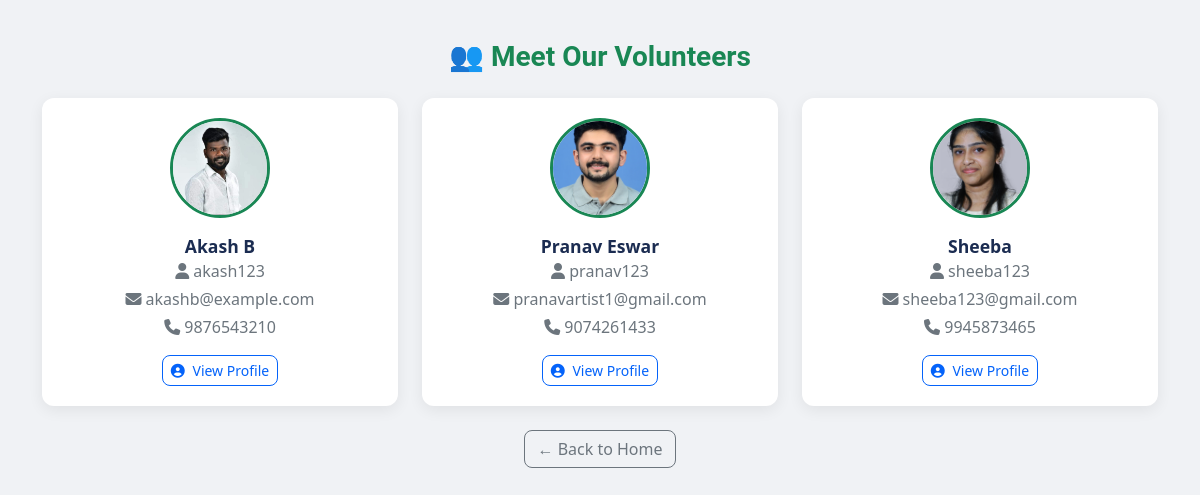
Page /user/registered_volunteers.php on the earlier database version.
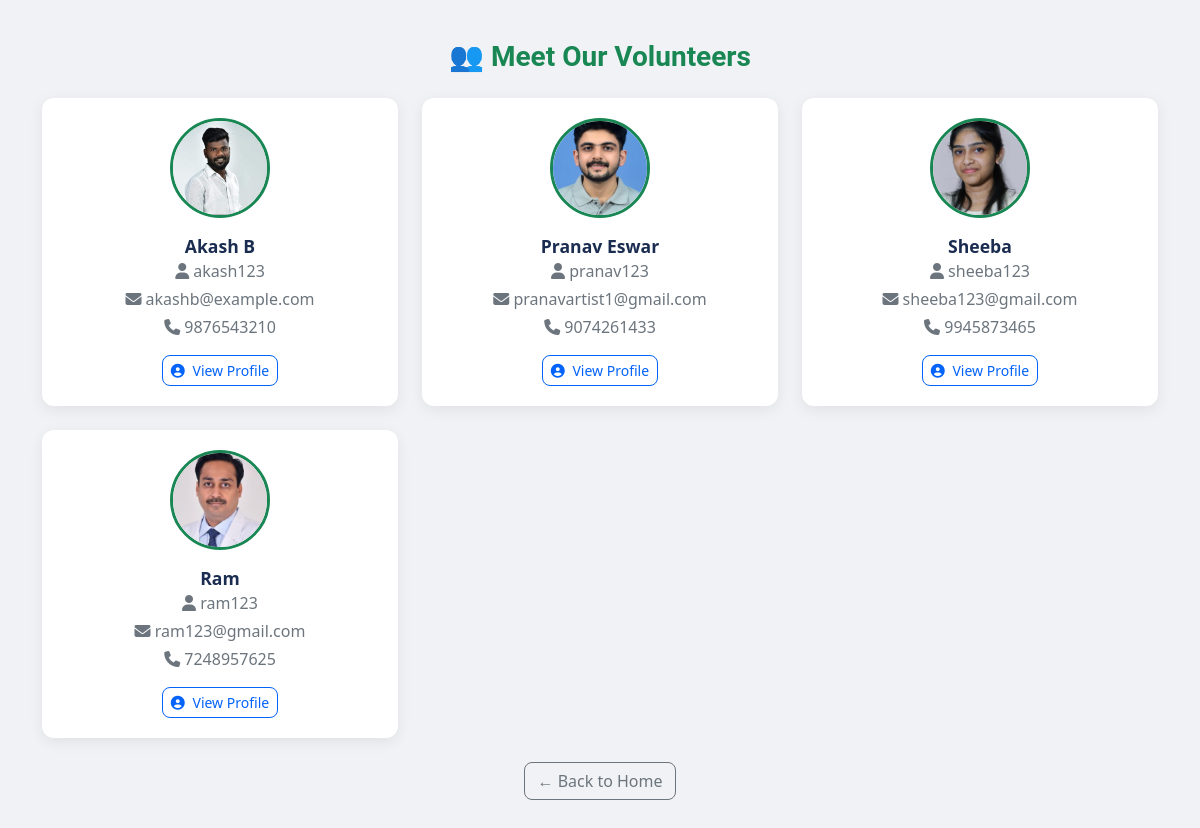
Same page on the later database version.
### tables this page shows
CREATE TABLE `users` (
  `id` int(11) NOT NULL,
  `username` varchar(100) NOT NULL,
  `photo` varchar(255) DEFAULT NULL,
  `password_hash` varchar(255) NOT NULL,
  `role` enum('admin','volunteer') NOT NULL,
  `created_at` timestamp NOT NULL DEFAULT current_timestamp(),
  `full_name` varchar(100) DEFAULT NULL,
  `email` varchar(100) DEFAULT NULL,
  `phone` varchar(20) DEFAULT NULL,
  `address` text DEFAULT NULL,
  `status` tinyint(1) NOT NULL DEFAULT 0 COMMENT '0=pending, 1=approved, 2=declined'
);

### user/registered_volunteers.php (the view, shortened to what this page needs)
<?php
include __DIR__ . '/../config/db.php';
$result = $conn->query("SELECT * FROM users WHERE role = 'volunteer'");
?>
<!DOCTYPE html>
<html lang="en">
<head>
  <link rel="stylesheet" href="/ReliefLink/assets/css/bootstrap.min.css">
  <link rel="stylesheet" href="https://cdnjs.cloudflare.com/ajax/libs/font-awesome/6.4.0/css/all.min.css">
</head>
<body>
<div class="container">
  <h3 class="mb-4 text-success text-center">👥 Meet Our Volunteers</h3>
  <?php if ($result && $result->num_rows > 0): ?>
    <div class="row g-4">
      <?php while ($row = $result->fetch_assoc()):
        $photoFile = $row['photo'] ?? 'default.jpg';
        $photoPath = "/ReliefLink/assets/images/" . basename($photoFile);
        $name = $row['full_name'] ?? $row['username'];
        $username = htmlspecialchars($row['username']);
      ?>
        <div class="col-lg-4 col-md-6 col-sm-12">
          <div class="volunteer-card">
            <img src="<?= htmlspecialchars($photoPath) ?>" alt="Volunteer Photo" class="volunteer-img"
                 onerror="this.onerror=null;this.src='/ReliefLink/assets/images/default.jpg';">
            <div class="volunteer-name text-dark"><?= htmlspecialchars($name) ?></div>
            <p class="text-muted mb-1"><i class="fa fa-user"></i> <?= $username ?></p>
            <p class="text-muted mb-1"><i class="fa fa-envelope"></i> <?= htmlspecialchars($row['email'] ?? '-') ?></p>
            <p class="text-muted mb-3"><i class="fa fa-phone"></i> <?= htmlspecialchars($row['phone'] ?? '-') ?></p>
            <div class="volunteer-actions">
              <a href="/ReliefLink/user/view_volunteers.php?username=<?= urlencode($username) ?>" class="btn btn-outline-primary btn-sm">
                <i class="fa fa-user-circle me-1"></i> View Profile
              </a>
            </div>
          </div>
        </div>
      <?php endwhile; ?>
    </div>
  <?php else: ?>
    <div class="alert alert-warning text-center">No volunteers found at this time.</div>
  <?php endif; ?>
  <div class="text-center mt-4">
    <a href="/ReliefLink/index.php" class="btn btn-outline-secondary">← Back to Home</a>
  </div>
</div>
</body>
</html>

### user/registered_volunteers.php (style rules this page uses)
body { background-color: #f0f2f5; font-family: 'Segoe UI', sans-serif; padding: 40px 20px; }
.volunteer-card { background: #fff; border-radius: 12px; box-shadow: 0 4px 15px rgba(0, 0, 0, 0.07); padding: 20px; text-align: center; transition: 0.3s; height: 100%; }
.volunteer-img { width: 100px; height: 100px; object-fit: cover; border-radius: 50%; border: 3px solid #198754; margin-bottom: 15px; }
.volunteer-name { font-weight: 600; font-size: 1.1rem; }
.volunteer-actions { margin-top: 15px; }

Differences in the rows shown:
added users: photo (picture), full_name "Ram", username "ram123", email "ram123@gmail.com", phone "7248957625"
